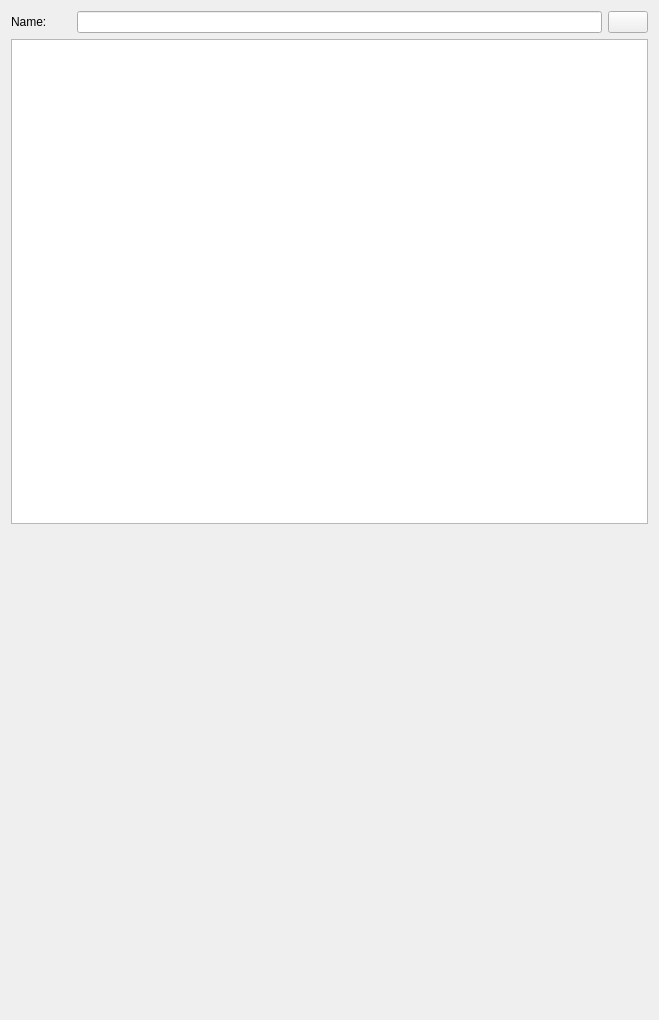
<?xml version="1.0" encoding="UTF-8"?>
<ui version="4.0">
 <class>SVDBAcousticSoundAbsorptionEditWidget</class>
 <widget class="QWidget" name="SVDBAcousticSoundAbsorptionEditWidget">
  <property name="geometry">
   <rect>
    <x>0</x>
    <y>0</y>
    <width>659</width>
    <height>1020</height>
   </rect>
  </property>
  <property name="windowTitle">
   <string>Form</string>
  </property>
  <layout class="QVBoxLayout" name="verticalLayout">
   <item>
    <layout class="QHBoxLayout" name="horizontalLayout">
     <item>
      <widget class="QLabel" name="labelDisplayName">
       <property name="minimumSize">
        <size>
         <width>60</width>
         <height>0</height>
        </size>
       </property>
       <property name="text">
        <string>Name:</string>
       </property>
      </widget>
     </item>
     <item>
      <widget class="QtExt::LanguageStringEditWidget1" name="lineEditName"/>
     </item>
     <item>
      <widget class="QtExt::ColorButton" name="pushButtonColor">
       <property name="sizePolicy">
        <sizepolicy hsizetype="Fixed" vsizetype="Fixed">
         <horstretch>0</horstretch>
         <verstretch>0</verstretch>
        </sizepolicy>
       </property>
       <property name="minimumSize">
        <size>
         <width>40</width>
         <height>0</height>
        </size>
       </property>
      </widget>
     </item>
    </layout>
   </item>
   <item>
    <widget class="QTableWidget" name="tableWidgetSoundAbsorptions"/>
   </item>
   <item>
    <spacer name="verticalSpacer">
     <property name="orientation">
      <enum>Qt::Vertical</enum>
     </property>
     <property name="sizeHint" stdset="0">
      <size>
       <width>20</width>
       <height>151</height>
      </size>
     </property>
    </spacer>
   </item>
  </layout>
 </widget>
 <customwidgets>
  <customwidget>
   <class>QtExt::LanguageStringEditWidget1</class>
   <extends>QLineEdit</extends>
   <header location="global">QtExt_LanguageStringEditWidget1.h</header>
   <container>1</container>
  </customwidget>
  <customwidget>
   <class>QtExt::ColorButton</class>
   <extends>QPushButton</extends>
   <header location="global">QtExt_ColorButton.h</header>
   <slots>
    <signal>colorChanged()</signal>
   </slots>
  </customwidget>
 </customwidgets>
 <resources/>
 <connections/>
</ui>
